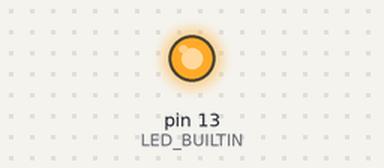
This sketch was run on a simulated Arduino Uno, built with avr-gcc and run on an emulated ATmega328P. Parts: output pins drawn as LEDs (lit = HIGH).

Above: at 0.7 s.
At 25.2 s:
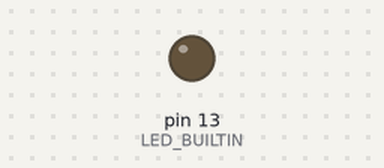
Timing chart, 0 to 27.3 s (numbered marks = the images above):
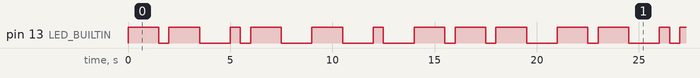

The sketch:

Blink-Variation-03.ino
```cpp
int dot = 500;
int dash = 3*dot;

void setup() {
 // put your setup code here, to run once:
 pinMode(LED_BUILTIN, OUTPUT);

}

void loop() {
  //M
  digitalWrite(13, 1);
  delay(dash);
  digitalWrite(13, 0);
  delay(dot);
  digitalWrite(13, 1);
  delay(dash);
  digitalWrite(13, 0);
  delay(dash);
  //A
  digitalWrite(13, 1);
  delay(dot);
  digitalWrite(13, 0);
  delay(dot);
  digitalWrite(13, 1);
  delay(dash);
  digitalWrite(13, 0);
  delay(dash);
  //T
  digitalWrite(13, 1);
  delay(dash);
  digitalWrite(13, 0);
  delay(dash);
  //E
  digitalWrite(13, 1);
  delay(dot);
  digitalWrite(13, 0);
  delay(dash);
  //O
  digitalWrite(13, 1);
  delay(dash);
  digitalWrite(13, 0);
  delay(dot);
  digitalWrite(13, 1);
  delay(dash);
  digitalWrite(13, 0);
  delay(dot);
  digitalWrite(13, 1);
  delay(dash);
  digitalWrite(13, 0);
  delay(dash);


}
```

Measured:
- by itself, pin 13 (LED_BUILTIN): repeats every 21.0 s: LOW 0.50 s, HIGH 1.5 s, LOW 1.5 s, HIGH 0.50 s, LOW 0.50 s, 2 × (HIGH 1.5 s, LOW 1.5 s), HIGH 0.50 s, LOW 1.5 s, 2 × (HIGH 1.5 s, LOW 0.50 s), HIGH 1.5 s, LOW 1.5 s, HIGH 1.5 s
- by itself, everything shown: repeats every 21.0 s, in 18 steps
